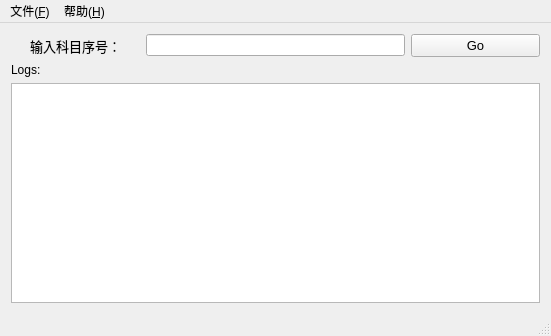
<?xml version="1.0" encoding="UTF-8"?>
<ui version="4.0">
 <class>MainWindow</class>
 <widget class="QMainWindow" name="MainWindow">
  <property name="geometry">
   <rect>
    <x>0</x>
    <y>0</y>
    <width>551</width>
    <height>336</height>
   </rect>
  </property>
  <property name="windowTitle">
   <string>MainWindow</string>
  </property>
  <widget class="QWidget" name="centralWidget">
   <layout class="QVBoxLayout" name="verticalLayout" stretch="0,0,3">
    <item>
     <layout class="QGridLayout" name="gridLayout_2" columnstretch="1,2,1">
      <item row="0" column="1">
       <widget class="QLineEdit" name="lineEdit"/>
      </item>
      <item row="0" column="0">
       <widget class="QLabel" name="label">
        <property name="font">
         <font>
          <family>Microsoft YaHei UI</family>
          <pointsize>10</pointsize>
         </font>
        </property>
        <property name="text">
         <string>输入科目序号：</string>
        </property>
        <property name="alignment">
         <set>Qt::AlignCenter</set>
        </property>
       </widget>
      </item>
      <item row="0" column="2">
       <widget class="QPushButton" name="pushButton">
        <property name="font">
         <font>
          <family>Microsoft YaHei UI</family>
          <pointsize>10</pointsize>
         </font>
        </property>
        <property name="text">
         <string>Go</string>
        </property>
       </widget>
      </item>
     </layout>
    </item>
    <item>
     <widget class="QLabel" name="label_2">
      <property name="text">
       <string>Logs:</string>
      </property>
     </widget>
    </item>
    <item>
     <layout class="QGridLayout" name="gridLayout" columnstretch="1">
      <item row="0" column="0">
       <widget class="QTextBrowser" name="textBrowser"/>
      </item>
     </layout>
    </item>
   </layout>
  </widget>
  <widget class="QMenuBar" name="menuBar">
   <property name="geometry">
    <rect>
     <x>0</x>
     <y>0</y>
     <width>551</width>
     <height>22</height>
    </rect>
   </property>
   <widget class="QMenu" name="menu_F">
    <property name="title">
     <string>文件(&amp;F)</string>
    </property>
    <addaction name="actiond"/>
    <addaction name="actiond_2"/>
   </widget>
   <widget class="QMenu" name="menu_h">
    <property name="title">
     <string>帮助(&amp;H)</string>
    </property>
    <addaction name="actionc"/>
    <addaction name="actionb"/>
    <addaction name="separator"/>
    <addaction name="actiona"/>
   </widget>
   <addaction name="menu_F"/>
   <addaction name="menu_h"/>
  </widget>
  <widget class="QStatusBar" name="statusBar"/>
  <action name="actiond">
   <property name="text">
    <string>导入数据(&amp;I)...</string>
   </property>
   <property name="shortcut">
    <string>Ctrl+I</string>
   </property>
  </action>
  <action name="actiond_2">
   <property name="text">
    <string>导出数据(&amp;O)...</string>
   </property>
   <property name="shortcut">
    <string>Ctrl+O</string>
   </property>
  </action>
  <action name="actionc">
   <property name="text">
    <string>查看帮助(&amp;C)...</string>
   </property>
  </action>
  <action name="actionb">
   <property name="text">
    <string>反馈(&amp;B)...</string>
   </property>
  </action>
  <action name="actiona">
   <property name="text">
    <string>关于(&amp;A)...</string>
   </property>
  </action>
 </widget>
 <layoutdefault spacing="6" margin="11"/>
 <resources/>
 <connections/>
</ui>
